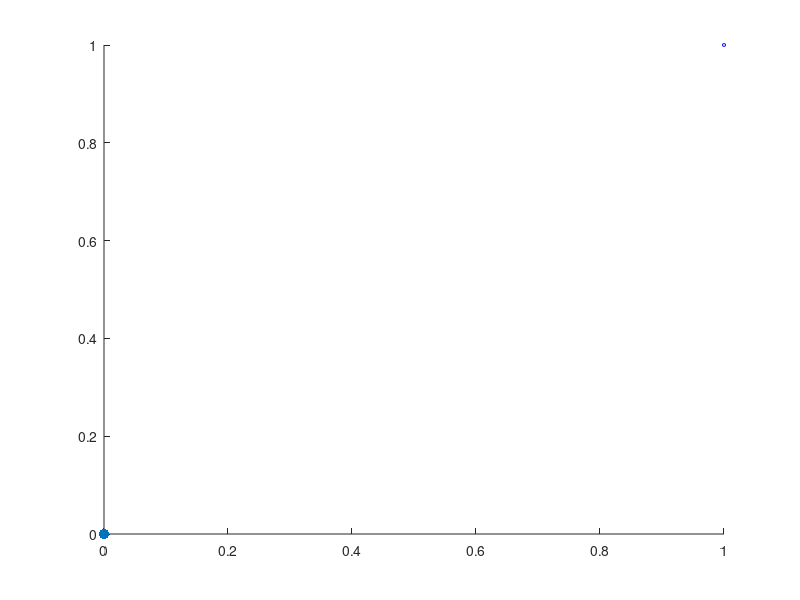

Source code (MATLAB): (Note: this script raises an error after producing the figure.)
figure;
scatter(0,0,500,'.r');
hold on;
scatter(1,1,5,'b');
hold on;
scatter(2,2,200,'+','m');
hold on;

legend('MBS','UE','UABS','Location','Best');